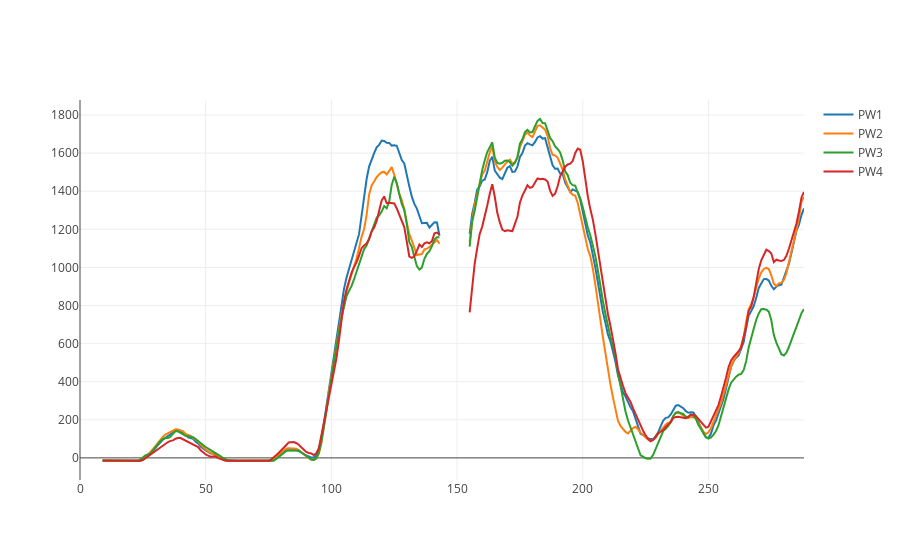

Source (notebook cell):
### Code cell
rolldata = data.loc[:, pw_cols].iloc[inds, :].rolling(window = 10).mean()
iplot(go.Figure(data = [go.Scatter(x = range(rolldata.shape[0]), y = rolldata[w], 
                                   mode = 'lines', name = w) for w in pw_cols]))

### Figure 1 — Plotly figure (JSON) as saved in the notebook; plotly's stock layout.template omitted (floating-point values rounded to 4 significant figures; data arrays with more than 128 entries replaced by an {"elided": "..."} marker saying what was removed)
{"data": [{"mode": "lines", "name": "PW1", "type": "scatter", "x": {"elided": "289 int values"}, "y": {"elided": "289 float values"}}, {"mode": "lines", "name": "PW2", "type": "scatter", "x": {"elided": "289 int values"}, "y": {"elided": "289 float values"}}, {"mode": "lines", "name": "PW3", "type": "scatter", "x": {"elided": "289 int values"}, "y": {"elided": "289 float values"}}, {"mode": "lines", "name": "PW4", "type": "scatter", "x": {"elided": "289 int values"}, "y": {"elided": "289 float values"}}], "layout": {}}
